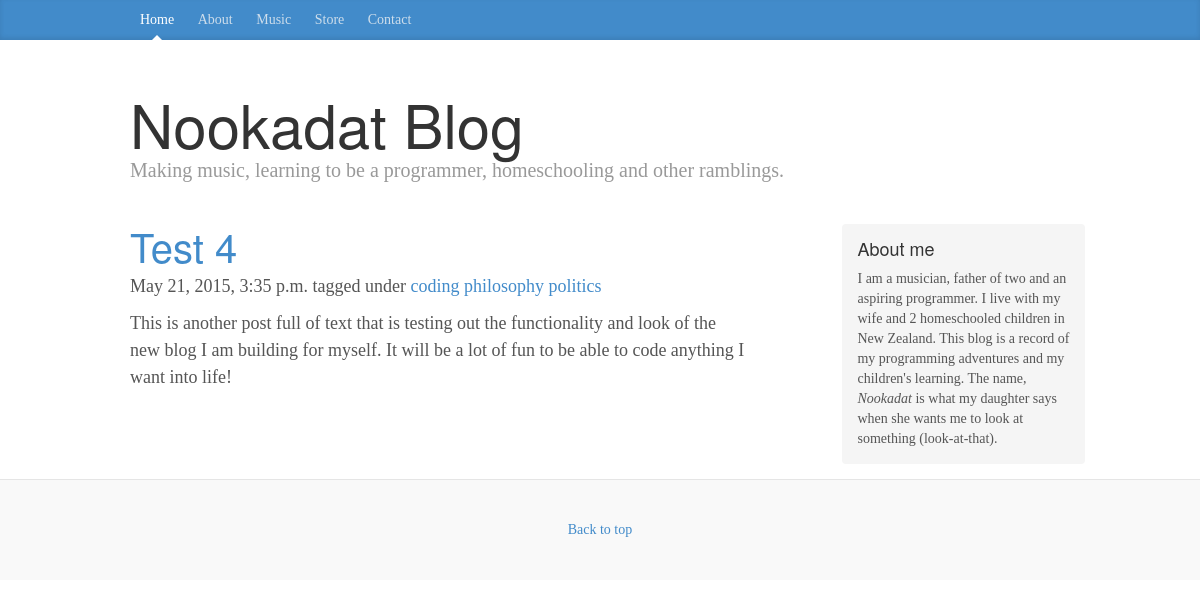
Screenshot of /post/test-4 with the database file from the repository.
### blog/models.py (models this page shows, shortened)
class Post(models.Model):
    title = models.CharField(max_length=255)
    body = MarkdownField()
    body_html = models.TextField(editable=False, blank=True, null=True)
    slug = models.SlugField(max_length=200, unique=True)
    publish = models.BooleanField(default=True)
    created = models.DateTimeField(auto_now_add=True)
    modified = models.DateTimeField(auto_now=True)
    objects = PostQuerySet.as_manager()
    tags = models.ManyToManyField(Tag)
    class Meta:
        verbose_name = "Blog Post"
        verbose_name_plural = "Blog Posts"
        ordering = ["-created"]

class Tag(models.Model):
    slug = models.SlugField(max_length=200, unique=True)
    def __unicode__(self):
        return self.slug

### blog/views.py (the view)
# urls.py: url(r'^post/(?P<slug>\S+)$', views.BlogDetail.as_view(),
class BlogDetail(generic.DetailView):
    model = models.Post
    template_name = "post.html"

### templates/post.html
{% extends "base.html" %}
{% load django_markdown %}
{% block blog_posts %}
<div class="post">
  <h2><a href="{% url "post_detail" slug=object.slug %}">{{ object.title }}
  </a></h2>
  <p class="post-meta">
    {{ object.created }} tagged under {% for tag in object.tags.all %}
    <a class="post-category post-category-js" href="{% url "tag_index" slug=tag.slug %}">
      {{ tag }}
    </a>
    {% endfor %}
  </p>
  {{ object.body_html|safe }}
</div>
{% endblock %}

### static/css/blog.css (style rules this page uses)
body { font-family: Georgia, "Times New Roman", Times, serif; color: #555; }
h1, .h1, h2, .h2, h3, .h3, h4, .h4, h5, .h5, h6, .h6 { margin-top: 0; font-family: "Helvetica Neue", Helvetica, Arial, sans-serif; font-weight: normal; color: #333; }
.post { margin-bottom: 60px; }
div.post h2:first-child { margin-bottom: 5px; font-size: 40px; }

### rows the page displays
Post: title "Test 4", created "May 21, 2015, 3:35 p.m.", body_html "This is another post full of text that is testing out the functionality and look of the new blog I am building for myself. It will be a lot of fun to be able to code anything I want into life!"
Tag: slug "coding"
Tag: slug "philosophy"
Tag: slug "politics"
